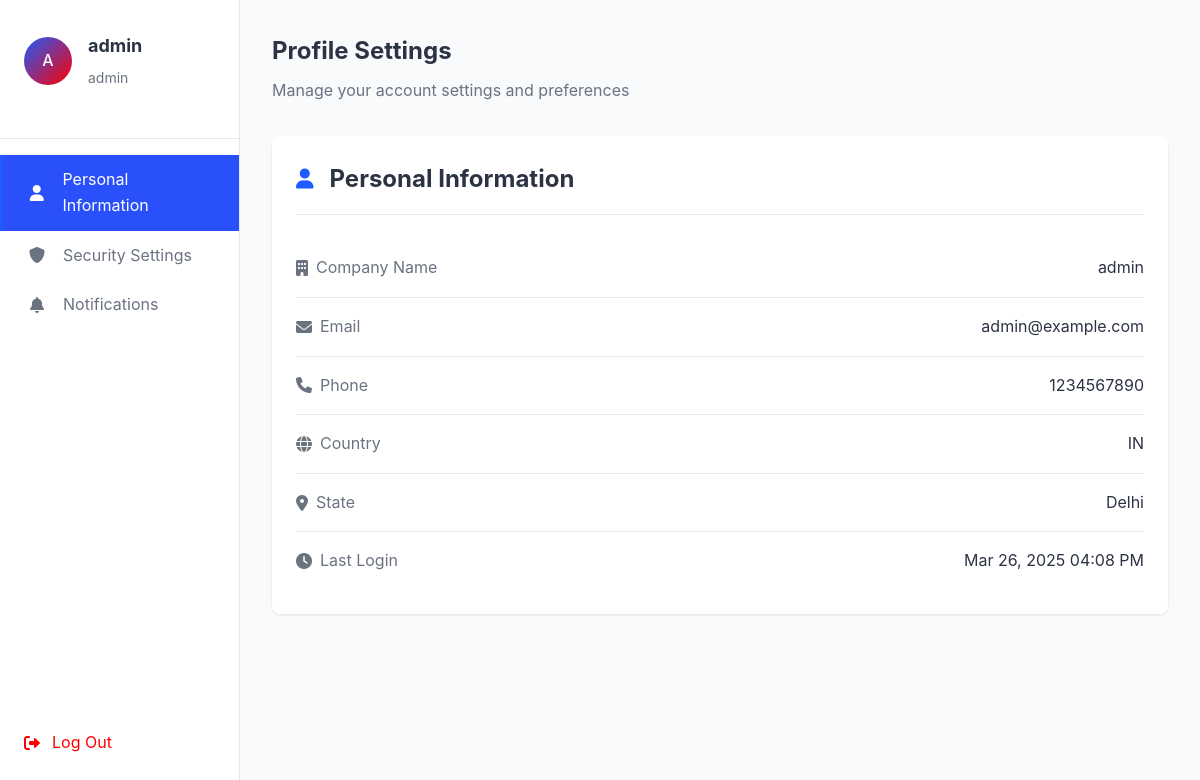
The page /profile (signed in) on the database as committed earlier.
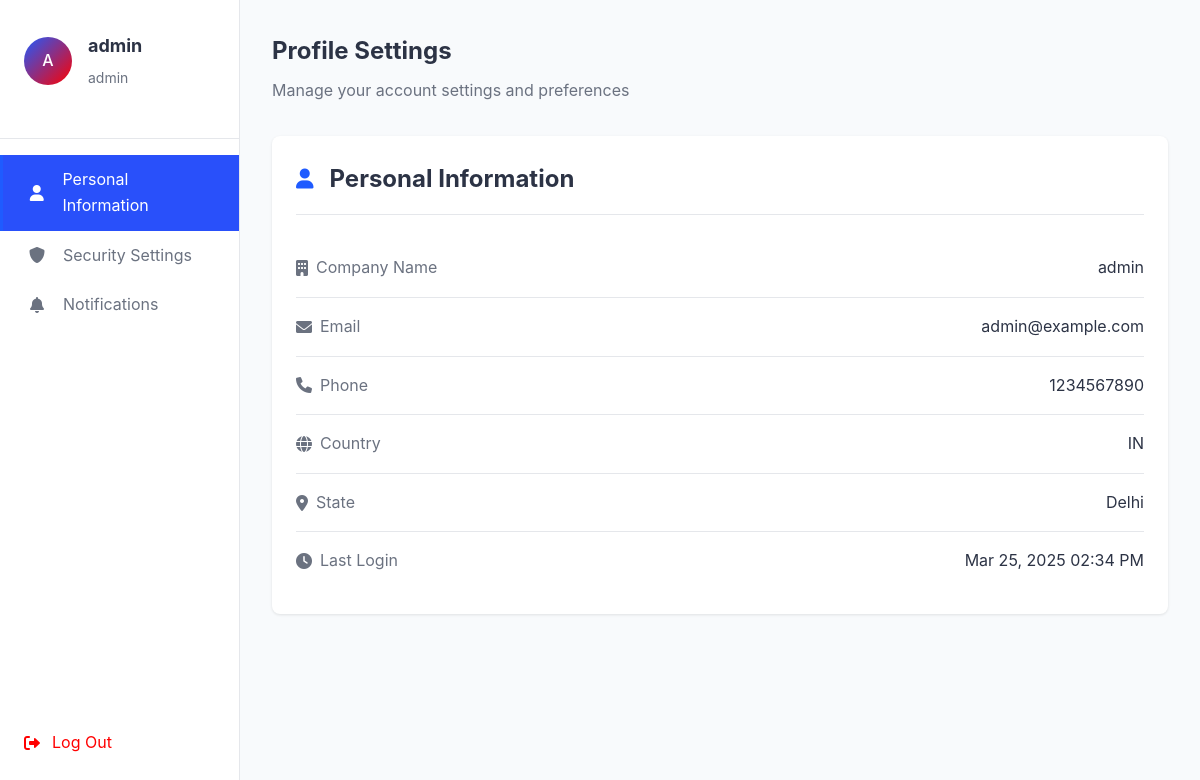
The same page on the database as committed later.
### app.py (models this page shows)
class User(db.Model):
    __tablename__ = 'users'  # Explicitly set table name
    id = db.Column(db.Integer, primary_key=True)
    username = db.Column(db.String(100), unique=True, nullable=False)
    email = db.Column(db.String(120), unique=True, nullable=False)
    password = db.Column(db.String(200), nullable=False)
    phone = db.Column(db.String(20))
    country = db.Column(db.String(50))
    state = db.Column(db.String(50))
    role = db.Column(db.String(20), default='user')  # 'admin' or 'user'
    last_login = db.Column(db.DateTime, default=datetime.utcnow)
    created_at = db.Column(db.DateTime, default=datetime.utcnow)
    items = db.relationship('Item', backref='owner', lazy=True)

### app.py (the view)
@app.route('/profile')
@login_required
def profile():
    user = User.query.get(session['user_id'])
    return render_template('profile.html', user=user)

### app.py (called while the page is built)
def login_required(f):
    @wraps(f)
    def decorated_function(*args, **kwargs):
        if 'user_id' not in session:
            flash('Please login to access this page', 'danger')
            return redirect(url_for('loginFunction'))
        return f(*args, **kwargs)
    return decorated_function

### templates/profile.html (shortened to what this page needs)
<!DOCTYPE html>
<html lang="en">
<head>
    <link rel="stylesheet" href="https://cdnjs.cloudflare.com/ajax/libs/font-awesome/6.0.0/css/all.min.css">
</head>
<body>
    <div class="sidebar">
        <div class="sidebar-header">
            <div class="avatar-container">
                <div class="avatar">{{ user.username[0] | upper }}</div>
                <div class="user-details">
                    <h1>{{ user.username }}</h1>
                    <span class="user-role">{{ user.role }}</span>
                </div>
            </div>
        </div>
        <ul class="nav-menu">
            <li class="nav-item active" data-section="personal-info">
                <i class="fas fa-user"></i>
                <span>Personal Information</span>
            </li>
            <li class="nav-item" data-section="security">
                <i class="fas fa-shield-alt"></i>
                <span>Security Settings</span>
            </li>
            <li class="nav-item" data-section="notifications">
                <i class="fas fa-bell"></i>
                <span>Notifications</span>
            </li>
        </ul>
        <a href="{{ url_for('logout') }}" class="logout-btn">
            <i class="fas fa-sign-out-alt"></i>
            <span>Log Out</span>
        </a>
    </div>
    <div class="main-content">
        <div class="content-header">
            <h2>Profile Settings</h2>
            <p>Manage your account settings and preferences</p>
        </div>
        <div class="section-content active" id="personal-info">
            <div class="profile-section">
                <div class="section-header">
                    <i class="fas fa-user"></i>
                    <h2>Personal Information</h2>
                </div>
                <ul class="profile-list">
                    <li>
                        <span><i class="fas fa-building"></i> Company Name</span>
                        <span>{{ user.username }}</span>
                    </li>
                    <li>
                        <span><i class="fas fa-envelope"></i> Email</span>
                        <span>{{ user.email }}</span>
                    </li>
                    <li>
                        <span><i class="fas fa-phone"></i> Phone</span>
                        <span>{{ user.phone }}</span>
                    </li>
                    <li>
                        <span><i class="fas fa-globe"></i> Country</span>
                        <span>{{ user.country }}</span>
                    </li>
                    <li>
                        <span><i class="fas fa-map-marker-alt"></i> State</span>
                        <span>{{ user.state }}</span>
                    </li>
                    <li>
                        <span><i class="fas fa-clock"></i> Last Login</span>
                        <span>{{ user.last_login.strftime('%b %d, %Y %I:%M %p') }}</span>
                    </li>
                </ul>
            </div>
        </div>
    </div>
</body>
</html>

### templates/profile.html (style rules this page uses)
:root { --primary-color: #1f5bff; --primary-light: #2950fa; --primary-dark: #0039cb; --secondary-color: #ff0000; --text-primary: #2c3345; --text-secondary: #6b7280; --bg-primary: #f8fafc; --bg-secondary: #ffffff; --border-color: #e5e7eb; --sidebar-width: 240px; }
* { margin: 0; padding: 0; box-sizing: border-box; font-family: -apple-system, BlinkMacSystemFont, 'Segoe UI', Roboto, Oxygen, Ubuntu, Cantarell, sans-serif; }
body { background-color: var(--bg-primary); color: var(--text-primary); line-height: 1.6; display: flex; }
.sidebar { width: var(--sidebar-width); height: 100vh; background: var(--bg-secondary); border-right: 1px solid var(--border-color); position: fixed; left: 0; top: 0; padding: 2rem 0; overflow-y: auto; display: flex; flex-direction: column; }
.sidebar-header { padding: 0 1.5rem 2rem; border-bottom: 1px solid var(--border-color); }
.avatar-container { display: flex; align-items: center; gap: 1rem; margin-bottom: 1rem; }
.avatar { width: 48px; height: 48px; background: linear-gradient(135deg, var(--primary-color), var(--secondary-color)); border-radius: 50%; display: flex; align-items: center; justify-content: center; color: white; font-weight: 500; }
.user-details h1 { font-size: 1.125rem; margin-bottom: 0.25rem; }
.user-role { font-size: 0.875rem; color: var(--text-secondary); }
.nav-menu { list-style: none; padding: 1rem 0; flex-grow: 1; }
.nav-item { padding: 0.75rem 1.5rem; display: flex; align-items: center; gap: 1rem; color: var(--text-secondary); cursor: pointer; transition: all 0.3s ease; border-left: 3px solid transparent; }
.nav-item:hover, .nav-item.active { background: var(--primary-light); color: var(--bg-secondary); border-left-color: var(--primary-color); }
.nav-item i { width: 20px; text-align: center; }
.main-content { flex: 1; margin-left: var(--sidebar-width); padding: 2rem; max-width: calc(100% - var(--sidebar-width)); }
.content-header { margin-bottom: 2rem; }
.content-header h2 { font-size: 1.5rem; margin-bottom: 0.5rem; }
.content-header p { color: var(--text-secondary); }
.section-content { display: none; }
.section-content.active { display: block; }
.profile-section { background: var(--bg-secondary); border-radius: 8px; padding: 1.5rem; box-shadow: 0 1px 3px rgba(0, 0, 0, 0.1); margin-bottom: 1.5rem; }
.section-header { display: flex; align-items: center; gap: 1rem; margin-bottom: 1.5rem; padding-bottom: 1rem; border-bottom: 1px solid var(--border-color); }
.section-header i { color: var(--primary-color); font-size: 1.25rem; }
.profile-list { list-style: none; }
.profile-list li { padding: 1rem 0; border-bottom: 1px solid var(--border-color); display: flex; justify-content: space-between; align-items: center; }
.profile-list li:last-child { border-bottom: none; }
.profile-list li span:first-child { color: var(--text-secondary); display: flex; align-items: center; gap: 0.5rem; }
.profile-list li span:last-child { color: var(--text-primary); }
.logout-btn { margin-top: auto; padding: 0.75rem 1.5rem; display: flex; align-items: center; gap: 0.75rem; color: var(--secondary-color); cursor: pointer; transition: all 0.3s ease; text-decoration: none; }
.sidebar { width: var(--sidebar-width); height: 100vh; background: var(--bg-secondary); border-right: 1px solid var(--border-color); position: fixed; left: 0; top: 0; padding: 2rem 0; overflow-y: auto; display: flex; flex-direction: column; transition: transform 0.3s ease-in-out; }
.main-content { flex: 1; margin-left: var(--sidebar-width); padding: 2rem; max-width: calc(100% - var(--sidebar-width)); transition: margin-left 0.3s ease-in-out; }
.profile-list li { display: flex; flex-wrap: wrap; justify-content: space-between; }

Rows that differ between the two databases and show on the page:
changed User "admin": last_login "Mar 26, 2025 04:08 PM" → "Mar 25, 2025 02:34 PM"
